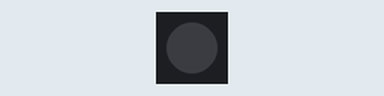
Simulated run of this program. Board: MicroPython board. On the bench: 1 RGB LEDs in strip order, left to right. Dim RGB values are drawn brighter than linear.

Above: at 0.1 s.
At 4.3 s:
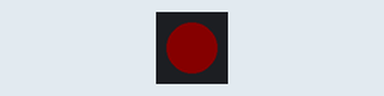
Timing chart, 0 to 4.6 s (numbered marks = the images above):
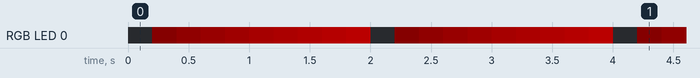

Measured:
- by itself, RGB LED 0: repeats every 2.0 s: RGB(16, 0, 0) 0.20 s, RGB(24, 0, 0) 0.20 s, RGB(32, 0, 0) 0.20 s, RGB(40, 0, 0) 0.20 s, RGB(48, 0, 0) 0.20 s, RGB(56, 0, 0) 0.20 s, RGB(64, 0, 0) 0.20 s, RGB(72, 0, 0) 0.20 s, off 0.20 s, RGB(8, 0, 0) 0.20 s
- by itself, everything shown: repeats every 2.0 s, in 10 steps

The program:

main.py
```python
#Simple example of changing onboard LED color using neopixel library

import neopixel
import utime
from machine import Pin

led_pin = Pin(16)
led = neopixel.NeoPixel(led_pin, 1)

while True:
    for r in range(10):
        led[0] = (r*8, 0, 0)

        led.write()
        utime.sleep(.2)
```
